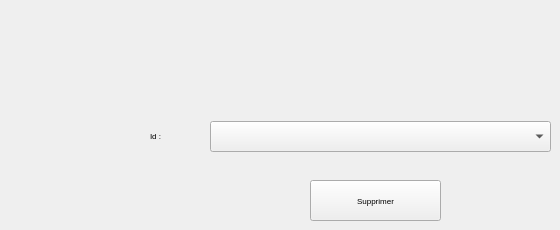
     <widget class="QWidget" name="tab_9">
      <attribute name="title">
       <string>Supprimer Avion</string>
      </attribute>
      <widget class="QLabel" name="label_42">
       <property name="geometry">
        <rect>
         <x>150</x>
         <y>120</y>
         <width>61</width>
         <height>31</height>
        </rect>
       </property>
       <property name="font">
        <font>
         <family>MS Shell Dlg 2</family>
         <pointsize>6</pointsize>
         <weight>9</weight>
         <italic>false</italic>
         <bold>false</bold>
        </font>
       </property>
       <property name="styleSheet">
        <string notr="true">background:none;</string>
       </property>
       <property name="text">
        <string>Id :</string>
       </property>
      </widget>
      <widget class="QPushButton" name="suppavions">
       <property name="geometry">
        <rect>
         <x>310</x>
         <y>180</y>
         <width>131</width>
         <height>41</height>
        </rect>
       </property>
       <property name="font">
        <font>
         <family>MS Shell Dlg 2</family>
         <pointsize>6</pointsize>
         <weight>9</weight>
         <italic>false</italic>
         <bold>false</bold>
        </font>
       </property>
       <property name="text">
        <string>Supprimer</string>
       </property>
      </widget>
      <widget class="QComboBox" name="comboBox_id_supp">
       <property name="geometry">
        <rect>
         <x>210</x>
         <y>121</y>
         <width>341</width>
         <height>31</height>
        </rect>
       </property>
      </widget>
     </widget>
